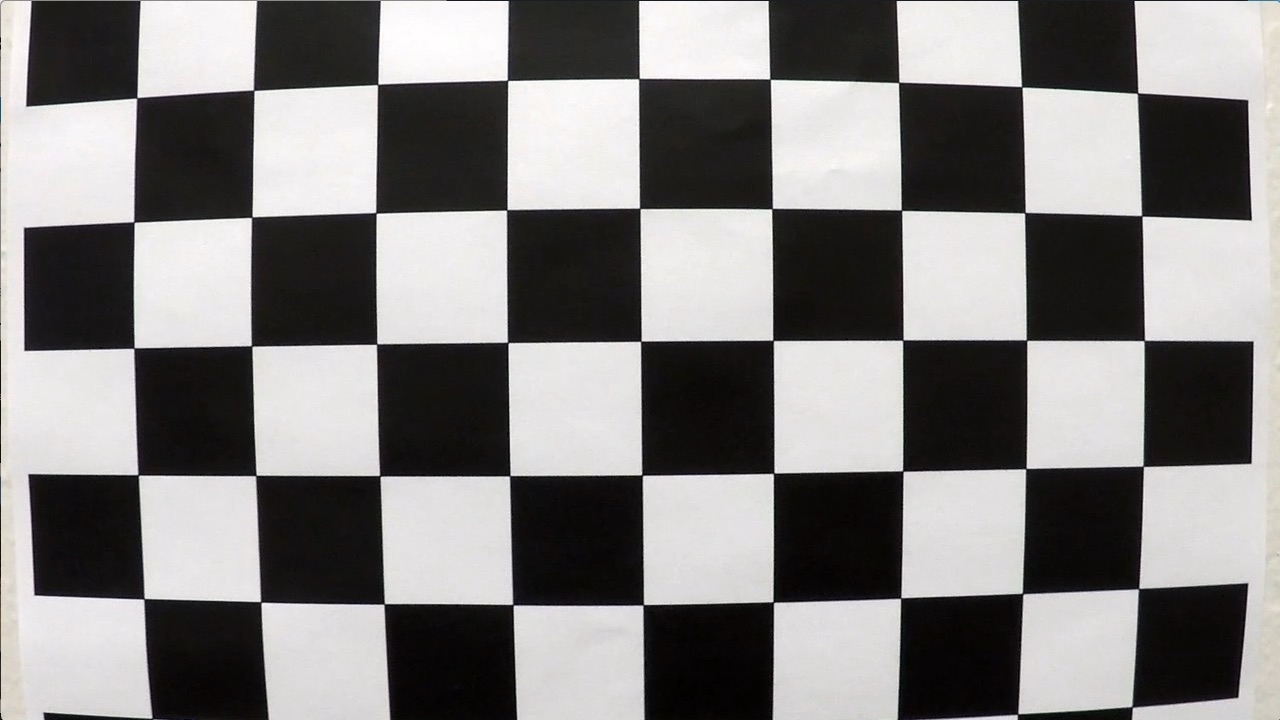
#> input picture lane_detection/camera_calibration/calibration1.jpg, 1280 x 720 px; its folder holds 4 pictures in this run
$ python calibrate_camera.py
#> lines starting #> are read from the running program, lines starting #| are printed output that depends on the picture; after the words box and inside, x2 and y2 are one past the last pixel; in counts of white or black regions, pixels touching at a corner belong together
### lane_detection/utils.py
##########################################################
# utils.py
#
# SPDX-FileCopyrightText: Copyright 2021 Fabbio Protopapa
#
# SPDX-License-Identifier: MIT
#
# Helper functions
#
# ########################################################
#
# Import libraries
import glob
import os
import platform

#
import cv2
import matplotlib.pyplot as plt
import numpy as np


#
#
# Print System and Software version
# [15 lines left out: function print_version_information, not called in this run]


#
# Calculate passed time between two operations per frame
def get_passed_time(start_tick, end_tick, frames=1):
    return ((end_tick - start_tick) / cv2.getTickFrequency()) / frames


#
# Get list of media input files
def get_list_of_input_files(folder_name, file_ext="mov"):
    return glob.glob(os.path.join(os.path.join(os.getcwd(), folder_name), "*." + file_ext))


#
# Get filename from path
def get_filename(path):
    _, filename = os.path.split(path)
    return filename

# [13 lines left out: function imshow_images, not called in this run]


def close_windows():
    cv2.destroyAllWindows()

#
# Show images with pyplot
# [40 lines left out: functions show_images, show_hls_channels, save_load_np_var, not called in this run]

### lane_detection/calibrate_camera.py
##########################################################
# calibrate_camera.py
#
# SPDX-FileCopyrightText: Copyright 2021 Fabbio Protopapa
#
# SPDX-License-Identifier: MIT
#
# Use chessboard images to calibrate camera
#
# ########################################################
#
import utils
import os
import numpy as np
import cv2
import matplotlib.pyplot as plt
import pickle

image_folder_name = 'camera_calibration'
base_path = 'lane_detection'

def main():
    image_paths = utils.get_list_of_input_files(os.path.join(base_path, image_folder_name), "jpg")

    objpoints = [] # 3D points in real world space
    imgpoints = [] # 2D points in image plane

    nx = 9 #number of inside corners in x
    ny = 6 #number of inside corners in y

    # Prepare obj points, like (0, 0, 0), (1, 0, 0), (2, 0, 0)....., (7, 5, 0)
    objp = np.zeros((nx * ny, 3), np.float32)
    objp[:,:2] =  np.mgrid[0:nx,0:ny].T.reshape(-1,2) # x,y coordinates

    fig_size = (16, 12)
    plt.figure(figsize=fig_size)
    plot_img = []

    not_found = []
    for path in image_paths:
        image = cv2.imread(path)
#> image is the input picture: shape (720, 1280, 3); mean B, G, R 127.8, 128.4, 130.1
        # Convert image to grayscale
        gray_image = cv2.cvtColor(image, cv2.COLOR_BGR2GRAY)
        # Find the Chesse board corners
        ret, corners = cv2.findChessboardCorners(gray_image, (nx, ny), None)
#> ret = False; corners = None
        if ret == True:
            imgpoints.append(corners)
            objpoints.append(objp)

            # Draw and display the corners
            image = cv2.drawChessboardCorners(image, (nx, ny), corners, ret)
            plot_img.append(cv2.cvtColor(image, cv2.COLOR_BGR2RGB))

        else:
            not_found.append(path)
#> pass 2 of the loop in main, `for path in image_paths:`:
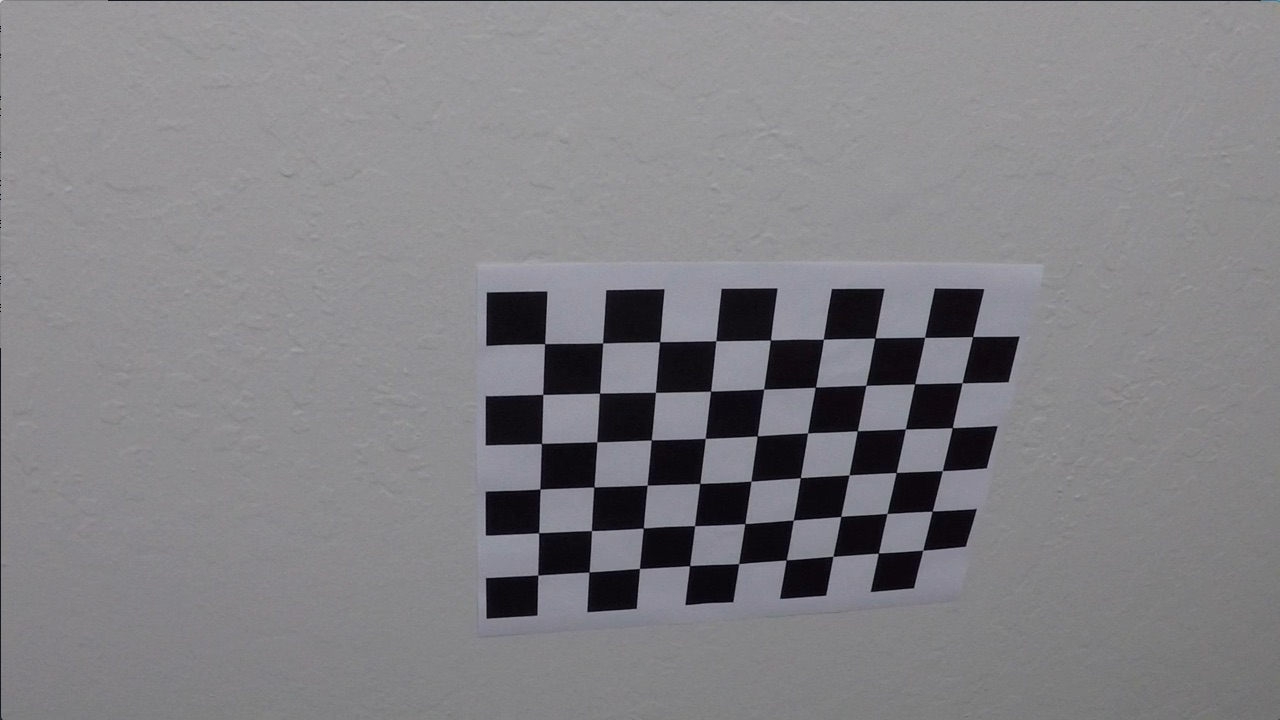
#> input picture lane_detection/camera_calibration/calibration10.jpg, 1280 x 720 px
#> in main, image is the input picture: shape (720, 1280, 3); mean B, G, R 133.1, 129.4, 130.2
#> ret = True; corners = 54 rows, first 8: [545.3, 343.1], [602.7, 342.8], [660.1, 341.3], [715.8, 340.7], [770.6, 340], [823.5, 339.2], [874.3, 338.5], [925.1, 337.4]
#> in main, `image = cv2.drawChessboardCorners(image, (nx, ny), corners, ret)`:
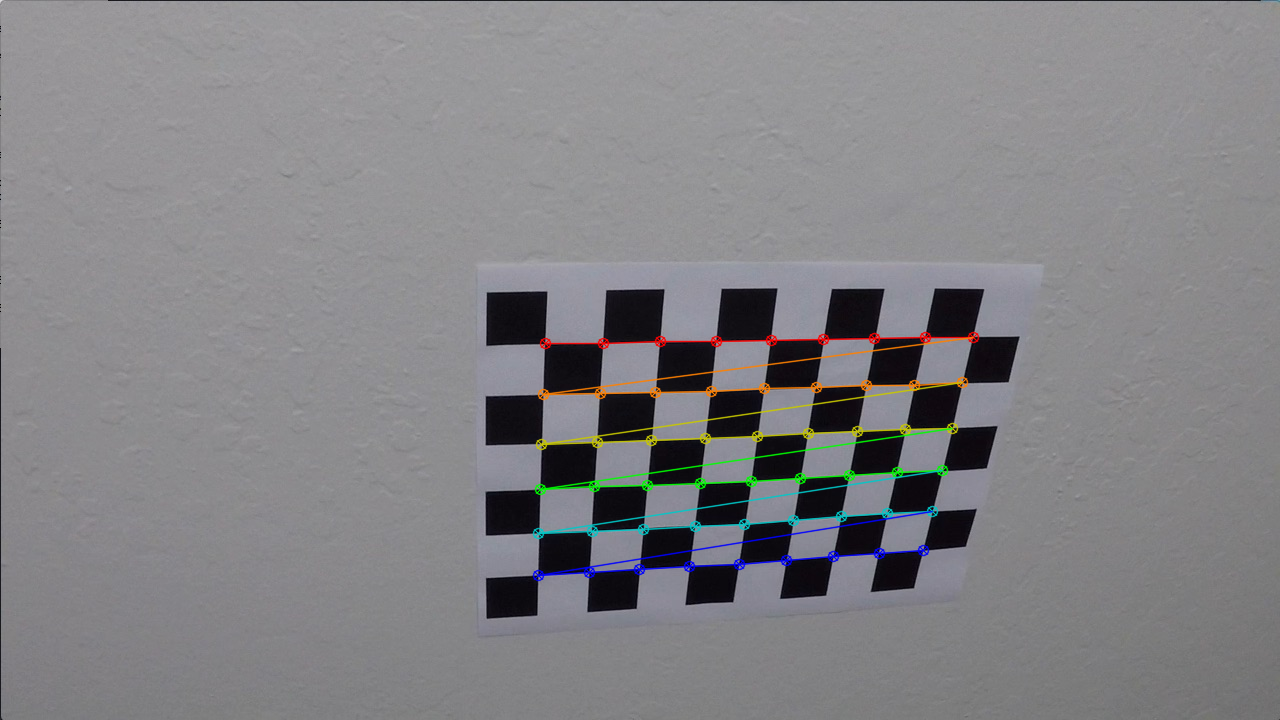
#> image: shape (720, 1280, 3); 1.91% of pixels changed, all inside (x1, y1, x2, y2) = (532, 331, 980, 582)
#> pass 3 of the loop in main, `for path in image_paths:`:
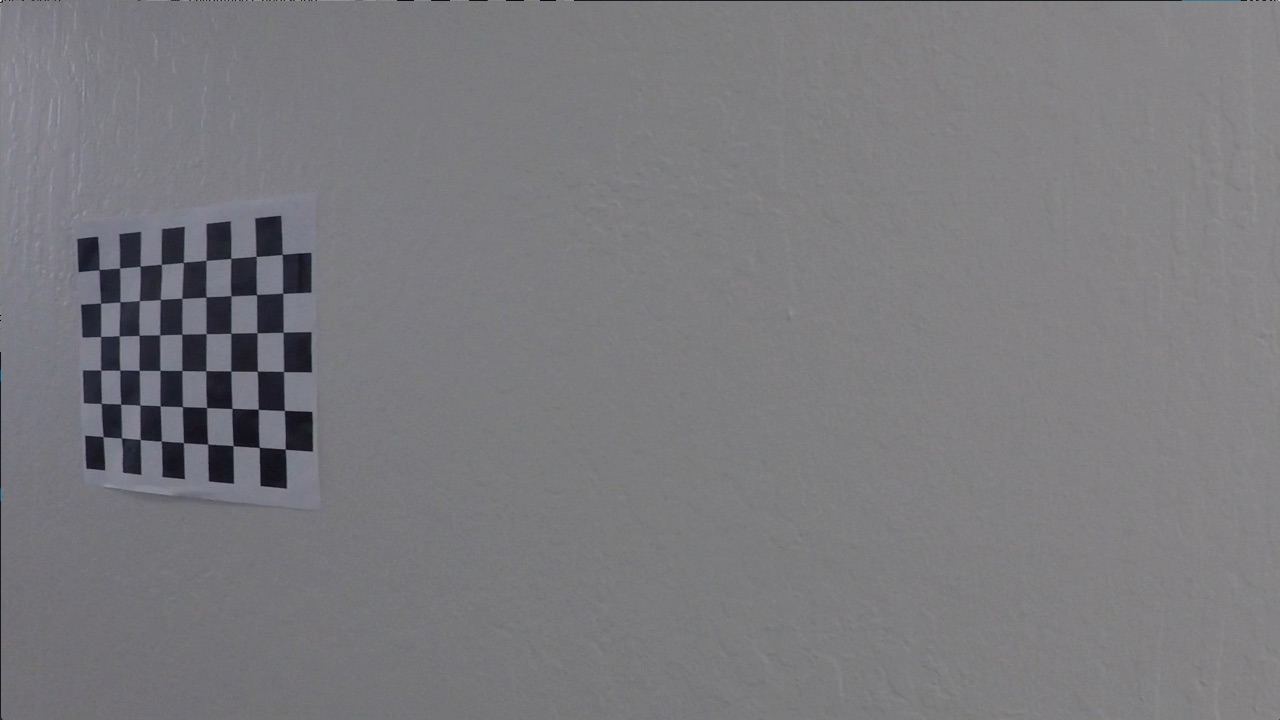
#> input picture lane_detection/camera_calibration/calibration11.jpg, 1280 x 720 px
#> in main, image is the input picture: shape (720, 1280, 3); mean B, G, R 125.2, 121.7, 122.2
#> corners = 54 rows, first 8: [99.22, 269.6], [119.6, 268], [140.1, 266.1], [161.3, 264.5], [183.3, 262.5], [206.1, 260.3], [230.7, 258.2], [256.2, 256.3]
#> in main, `image = cv2.drawChessboardCorners(image, (nx, ny), corners, ret)`:
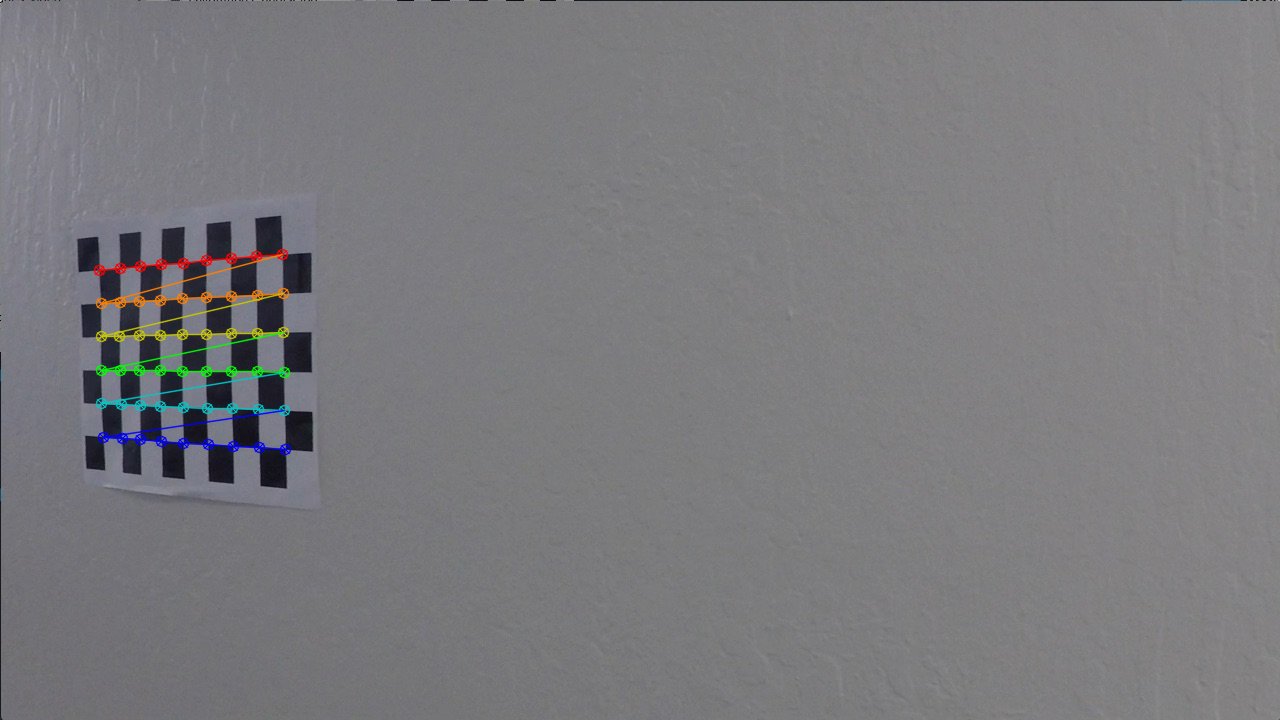
#> image: shape (720, 1280, 3); 1.11% of pixels changed, all inside (x1, y1, x2, y2) = (93, 248, 292, 456)
#> the loop made 4 passes; the first 3 are shown
    print("{} images not found. Images at:".format(len(not_found)))
    print(not_found)
    cols = 2
#> cols = 2
    rows = (len(plot_img) + 1) // cols
    for indx, image in enumerate(plot_img):
        indx += 1
        plt.subplot(rows, cols, indx)
        plt.imshow(image)
        plt.axis('off')
    plt.tight_layout()
    plt.show()
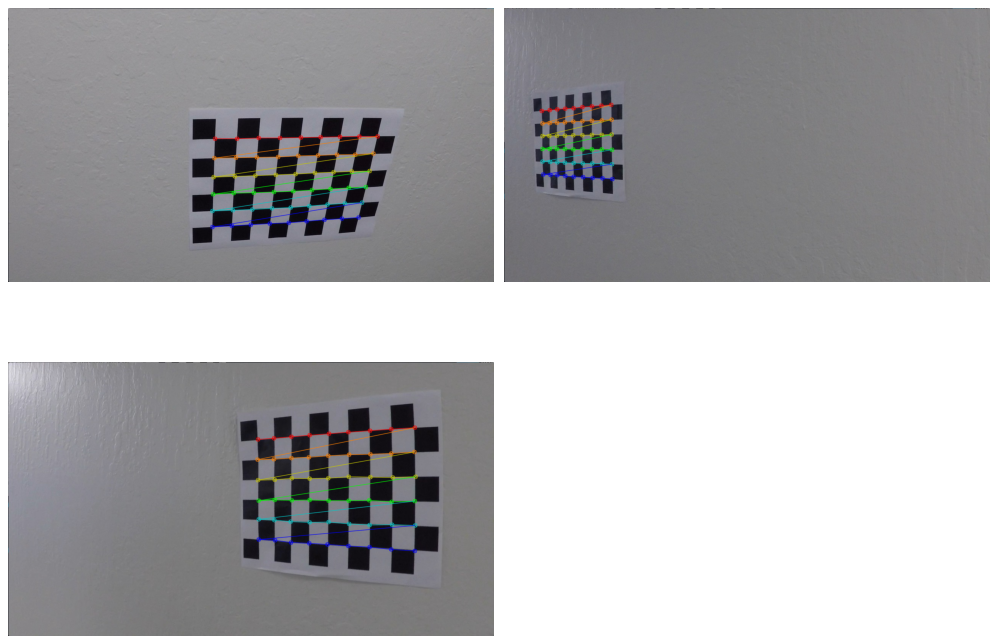
#> figure drawn by matplotlib, 3 panels

    pickle.dump([objpoints, imgpoints], open(os.path.join(base_path, 'calibration_data', "calibration.p"), "wb" ))

#
# Run as script
if __name__ == "__main__":
    main()
